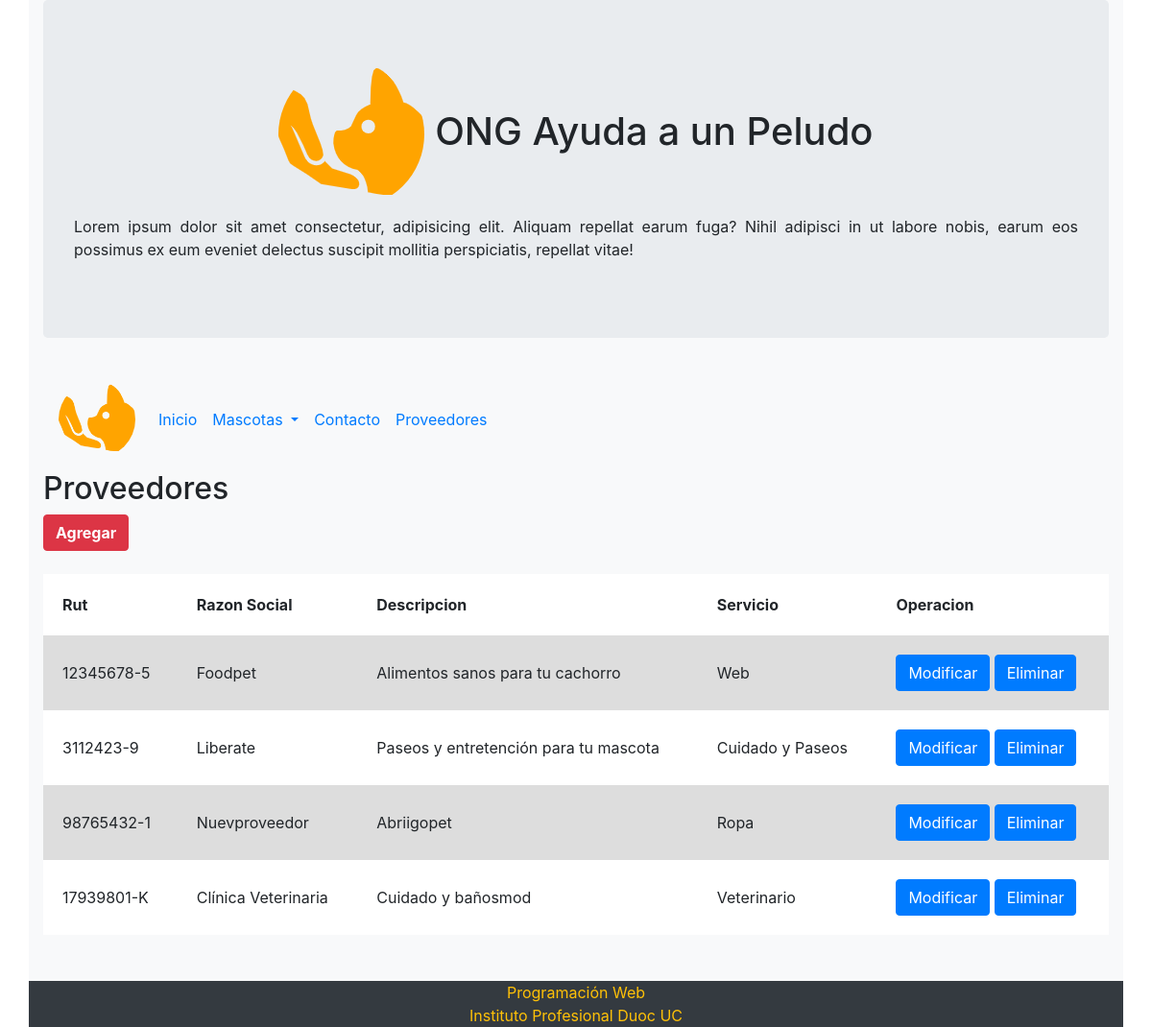
Page /proveedores/ on the earlier database version.
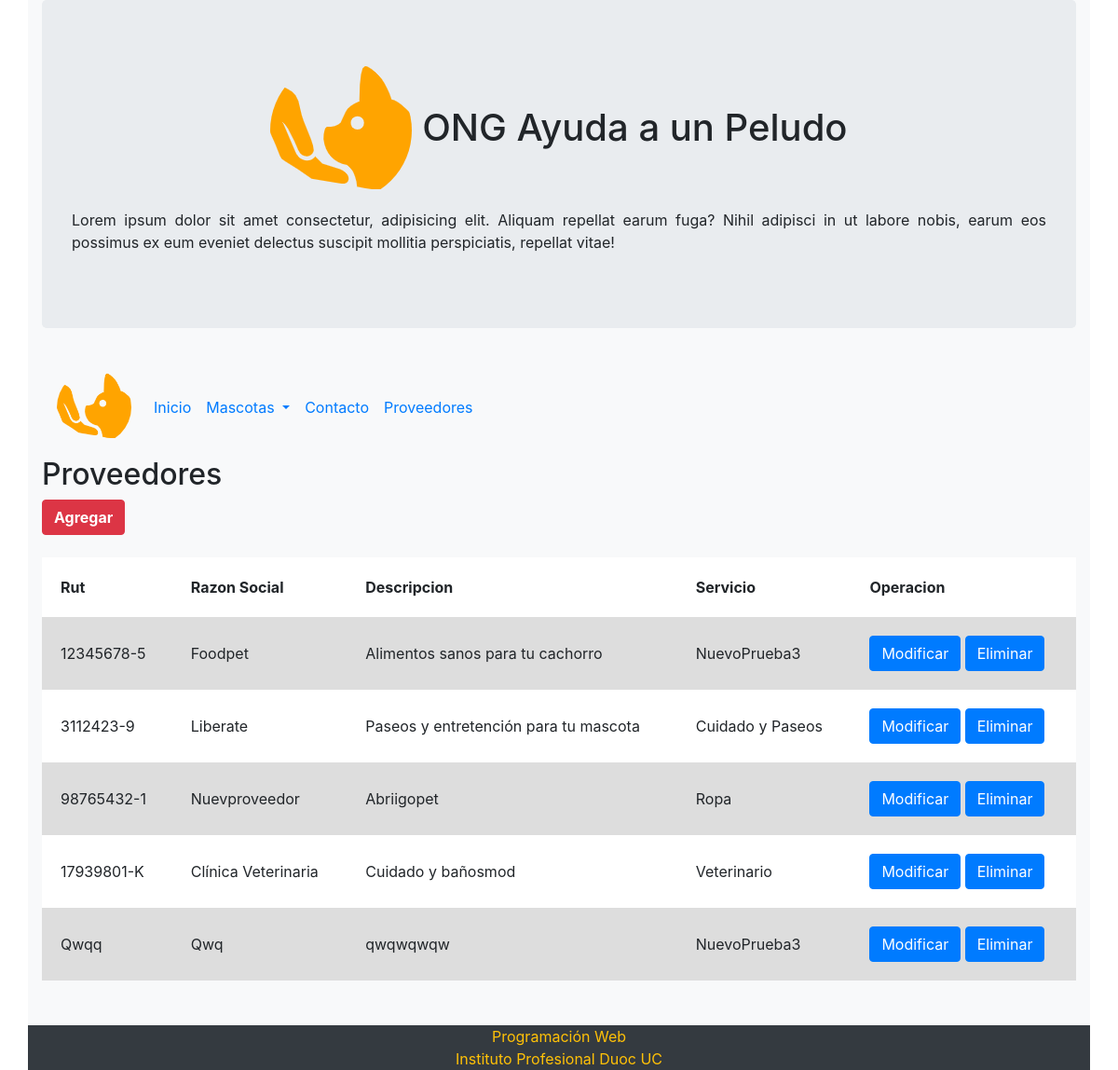
Same page on the later database version.
### core/models.py (models this page shows, shortened)
class Proveedor(models.Model):
    rut=models.CharField(max_length=20)
    razon_social=models.CharField(max_length=50)
    descripcion=models.CharField(max_length=100)
    telefono=models.CharField(max_length=15)
    email=models.CharField(max_length=50)
    servicio=models.ForeignKey(Servicio, on_delete=models.CASCADE)

class Servicio (models.Model):
    id_servicio= models.IntegerField(primary_key=True, verbose_name='ID de servicio')
    nombre_servicio = models.CharField(max_length=50, verbose_name='Nombre del Servicio')
    def __str__(self):
        return self.nombre_servicio

### core/views.py (the view)
# urls.py: path('proveedores/', proveedores , name="proveedores"),
def proveedores(request):
    proveedores = Proveedor.objects.all()
    data = {
        'proveedores': proveedores
    }
    return render(request, 'core/proveedores.html', data)

### core/templates/core/proveedores.html (shortened to what this page needs)
<!DOCTYPE html>
<html lang="es">
<head>
    {% load static %}
    <link rel="stylesheet" href="https://maxcdn.bootstrapcdn.com/bootstrap/4.5.2/css/bootstrap.min.css">
    <link rel="stylesheet" href="static/css/estilo.css">
    <link href="{% static 'css/estilo_tabla.css' %}" rel="stylesheet" />
</head>
<body>
    <div class="container bg-light d-flex flex-column sticky-footer-wrapper min-vh-100">
        <header class="jumbotron">
            <h1 class="text-center">
                <img src="{% static '/img/logo.png' %}" class="rounded-circle" alt="logo" />
                <span class="text-nowrap">ONG Ayuda a un Peludo</span>
            </h1>
            <p class="text-justify">
                Lorem ipsum dolor sit amet consectetur, adipisicing elit. Aliquam repellat earum fuga? Nihil adipisci in
                ut labore nobis, earum eos possimus ex eum eveniet delectus suscipit mollitia perspiciatis, repellat
                vitae!
            </p>
        </header>
        <nav class="navbar navbar-expand-md bg-light">
            <a class="navbar-brand" href="#">
                <img src="{% static '/img/logo.png' %}" class="rounded-circle" width="80" alt="Logo" />
            </a>
            <ul class="navbar-nav">
                <li class="nav-item active">
                    <a class="nav-link" href="/home/">Inicio</a>
                </li>
                <li class="nav-item dropdown">
                    <a class="nav-link dropdown-toggle" href="#" id="navbardrop" data-toggle="dropdown">
                        Mascotas
                    </a>
                </li>
                <li class="nav-item">
                    <a class="nav-link" href="/contacto/">Contacto</a>
                </li>
                <li class="nav-item">
                    <a class="nav-link" href="/proveedores/">Proveedores</a>
                </li>
            </ul>
        </nav>
        <main class="flex-fill">
            <div class="row">
                <div class="col-12">
                    <h2>Proveedores</h2>
                    <a class="btn btn-danger" href="/agregar/">
                        <b>Agregar</b>
                    </a>
                </div>
            </div>
            <br>
            <div class="container">
                <div class="row">
                    <table>
                        <tr>
                            <th>Rut</th>
                            <th>Razon Social</th>
                            <th>Descripcion</th>
                            <th>Servicio</th>
                            <th>Operacion</th>
                        </tr>
                        {% for p in proveedores %}
                        <tr>
                            <td>{{ p.rut | title }}</td>
                            <td>{{ p.razon_social | title }}</td>
                            <td>{{ p.descripcion }}</td>
                            <td>{{ p.servicio }}</td>
                            <td>
                                <a class="btn btn-primary" href="{% url 'core:modificar' p.id  %}">Modificar</a>
                                <a class="btn btn-primary" href="{% url 'core:eliminar' p.id  %}">Eliminar</a>
                            </td>
                        </tr>
                        {% endfor %}
                    </table>
                </div>
                <br> <br>
            </div>
            <footer>
                <div class="row bg-dark">
                    <div class="col-12 text-center text-warning">
                        Programación Web<br />
                        Instituto Profesional Duoc UC
                    </div>
                </div>
            </footer>
    </div>
</body>
</html>

Differences in the rows shown:
changed Proveedor "Foodpet": servicio "Web" → "NuevoPrueba3"
added Proveedor: rut "Qwqq", razon_social "Qwq", descripcion "qwqwqwqw", servicio "NuevoPrueba3"
